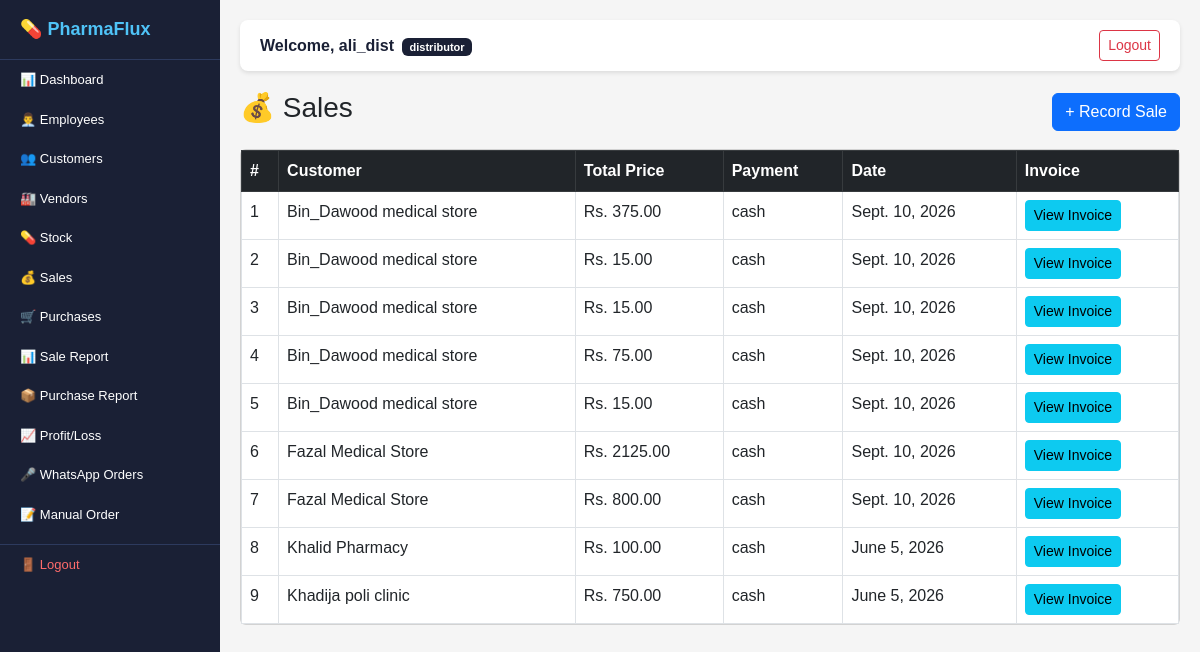
The page /sales/ (signed in) on the database its author committed.
### users/models.py (models this page shows)
class User(AbstractUser):
    ROLES = [
        ('superadmin', 'Super Admin'),
        ('distributor', 'Distributor'),
        ('employee', 'Employee'),
    ]
    role = models.CharField(
        max_length=20,
        choices=ROLES,
        default='distributor'
    )

### sales/models.py (models this page shows, shortened)
class Sale(models.Model):
    PAYMENT = [
        ('cash', 'Cash'),
        ('bank', 'Bank Transfer'),
        ('credit', 'Credit'),
    ]
    order = models.OneToOneField(
        Order,
        on_delete=models.CASCADE,
        related_name='sale'
    )
    customer = models.ForeignKey(
        Customer,
        on_delete=models.CASCADE,
        related_name='sales'
    )
    distributor = models.ForeignKey(
        Distributor,
        on_delete=models.CASCADE,
        related_name='sales'
    )
    sale_date = models.DateField(
        auto_now_add=True
    )
    total_price = models.DecimalField(
        max_digits=10,
        decimal_places=2
    )
    payment_method = models.CharField(
        max_length=20,
        choices=PAYMENT,
        default='cash'
    )

### customers/models.py (models this page shows, shortened)
class Customer(models.Model):
    distributor = models.ForeignKey(
        Distributor,
        on_delete=models.CASCADE,
        related_name='customers'
    )
    name = models.CharField(max_length=200)
    type = models.CharField(
        max_length=100,
        blank=True
    )
    contact = models.CharField(max_length=20)
    email = models.EmailField(blank=True)
    address = models.TextField(blank=True)
    whatsapp_number = models.CharField(
        max_length=20,
        blank=True
    )
    created_at = models.DateTimeField(
        auto_now_add=True
    )

### sales/views.py (the view)
# urls.py: path('', views.sale_list, name='sale_list'),
@login_required
def sale_list(request):
    distributor = get_distributor(request)
    sales = Sale.objects.filter(
        distributor=distributor
    ).order_by('-sale_date')
    return render(request, 'sales/list.html', {'sales': sales})

### sales/views.py (called while the page is built)
def get_distributor(request):
    if request.user.role == 'distributor':
        return request.user.distributor
    elif request.user.role == 'employee':
        return request.user.employee.distributor
    return None

### templates/sales/list.html (shortened to what this page needs)
{% extends 'base.html' %}
{% block content %}
<div class="d-flex justify-content-between align-items-center mb-3">
    <h3>💰 Sales</h3>
    <a href="/sales/add/" class="btn btn-primary">+ Record Sale</a>
</div>
<div class="card">
    <div class="card-body p-0">
        <table class="table table-bordered table-hover mb-0">
            <thead class="table-dark">
                <tr>
                    <th>#</th>
                    <th>Customer</th>
                    <th>Total Price</th>
                    <th>Payment</th>
                    <th>Date</th>
                    <th>Invoice</th>
                </tr>
            </thead>
            <tbody>
                {% for sale in sales %}
                <tr>
                    <td>{{ forloop.counter }}</td>
                    <td>{{ sale.customer.name }}</td>
                    <td>Rs. {{ sale.total_price }}</td>
                    <td>{{ sale.payment_method }}</td>
                    <td>{{ sale.sale_date }}</td>
                    <td>
                        <a href="/sales/invoice/{{ sale.id }}/"
                           class="btn btn-sm btn-info">
                           View Invoice
                        </a>
                    </td>
                </tr>
                {% endfor %}
            </tbody>
        </table>
    </div>
</div>
{% endblock %}

### templates/base.html (shortened to what this page needs)
<!DOCTYPE html>
<html lang="en">
<head>
    <link href="https://cdn.jsdelivr.net/npm/bootstrap@5.3.0/dist/css/bootstrap.min.css" rel="stylesheet">
</head>
<body>
<div id="sidebar">
    <span class="brand">💊 PharmaFlux</span>
    {% if request.user.role == 'superadmin' %}
    <a href="/superadmin/" class="nav-link-item">📊 Dashboard</a>
    <a href="/superadmin/add-distributor/" class="nav-link-item">➕ Add Distributor</a>
    {% elif request.user.role == 'distributor' %}
    <a href="/dashboard/" class="nav-link-item">📊 Dashboard</a>
    <a href="/employees/" class="nav-link-item">👨‍💼 Employees</a>
    <a href="/customers/" class="nav-link-item">👥 Customers</a>
    <a href="/vendors/" class="nav-link-item">🏭 Vendors</a>
    <a href="/stock/" class="nav-link-item">💊 Stock</a>
    <a href="/sales/" class="nav-link-item">💰 Sales</a>
    <a href="/purchases/" class="nav-link-item">🛒 Purchases</a>
    <a href="/reports/sales/" class="nav-link-item">📊 Sale Report</a>
    <a href="/reports/purchases/" class="nav-link-item">📦 Purchase Report</a>
    <a href="/reports/profit-loss/" class="nav-link-item">📈 Profit/Loss</a>
    <a href="/voice-orders/" class="nav-link-item">🎤 WhatsApp Orders</a>
    <a href="/voice-orders/create/" class="nav-link-item">📝 Manual Order</a>
    {% endif %}
    <a href="/logout/" class="nav-logout">🚪 Logout</a>
</div>
<div id="main-content">
    <div class="topbar">
        <span style="font-weight:bold; color:#1a2035;">
            Welcome, {{ request.user.username }}
            <span class="badge ms-1" style="background:#1a2035; font-size:11px;">
                {{ request.user.role }}
            </span>
        </span>
        <a href="/logout/" class="btn btn-sm btn-outline-danger">Logout</a>
    </div>
    {% block content %}
    {% endblock %}
</div>
</body>
</html>

### templates/base.html (style rules this page uses)
* { margin: 0; padding: 0; box-sizing: border-box; }
body { font-family: Arial, sans-serif; background-color: #f5f5f5; }
#sidebar { width: 220px; height: 100vh; background-color: #1a2035; position: fixed; top: 0; left: 0; overflow-y: auto; overflow-x: hidden; z-index: 999; transition: transform 0.3s ease; }
.brand { color: #4fc3f7; font-size: 18px; font-weight: bold; padding: 16px 20px; background: #1a2035; display: block; border-bottom: 1px solid #2d3a5e; }
.nav-link-item { color: #ffffff; padding: 10px 20px; display: block; text-decoration: none; font-size: 13px; }
.nav-logout { color: #ff6b6b; padding: 10px 20px; display: block; text-decoration: none; font-size: 13px; border-top: 1px solid #2d3a5e; margin-top: 10px; }
#main-content { margin-left: 220px; padding: 20px; }
.topbar { background: #ffffff; padding: 10px 20px; margin-bottom: 20px; border-radius: 8px; box-shadow: 0 2px 4px rgba(0,0,0,0.1); display: flex; justify-content: space-between; align-items: center; }

### rows shown on the page
User: user.username "ali_dist", user.role "distributor"
Sale: customer.name "Bin_Dawood medical store", total_price "375.00", payment_method "cash", sale_date "Sept. 10, 2026"
Sale: customer.name "Bin_Dawood medical store", total_price "15.00", payment_method "cash", sale_date "Sept. 10, 2026"
Sale: customer.name "Bin_Dawood medical store", total_price "15.00", payment_method "cash", sale_date "Sept. 10, 2026"
Sale: customer.name "Bin_Dawood medical store", total_price "75.00", payment_method "cash", sale_date "Sept. 10, 2026"
Sale: customer.name "Bin_Dawood medical store", total_price "15.00", payment_method "cash", sale_date "Sept. 10, 2026"
Sale: customer.name "Fazal Medical Store", total_price "2125.00", payment_method "cash", sale_date "Sept. 10, 2026"
Sale: customer.name "Fazal Medical Store", total_price "800.00", payment_method "cash", sale_date "Sept. 10, 2026"
Sale: customer.name "Khalid Pharmacy", total_price "100.00", payment_method "cash", sale_date "June 5, 2026"
Sale: customer.name "Khadija poli clinic", total_price "750.00", payment_method "cash", sale_date "June 5, 2026"
